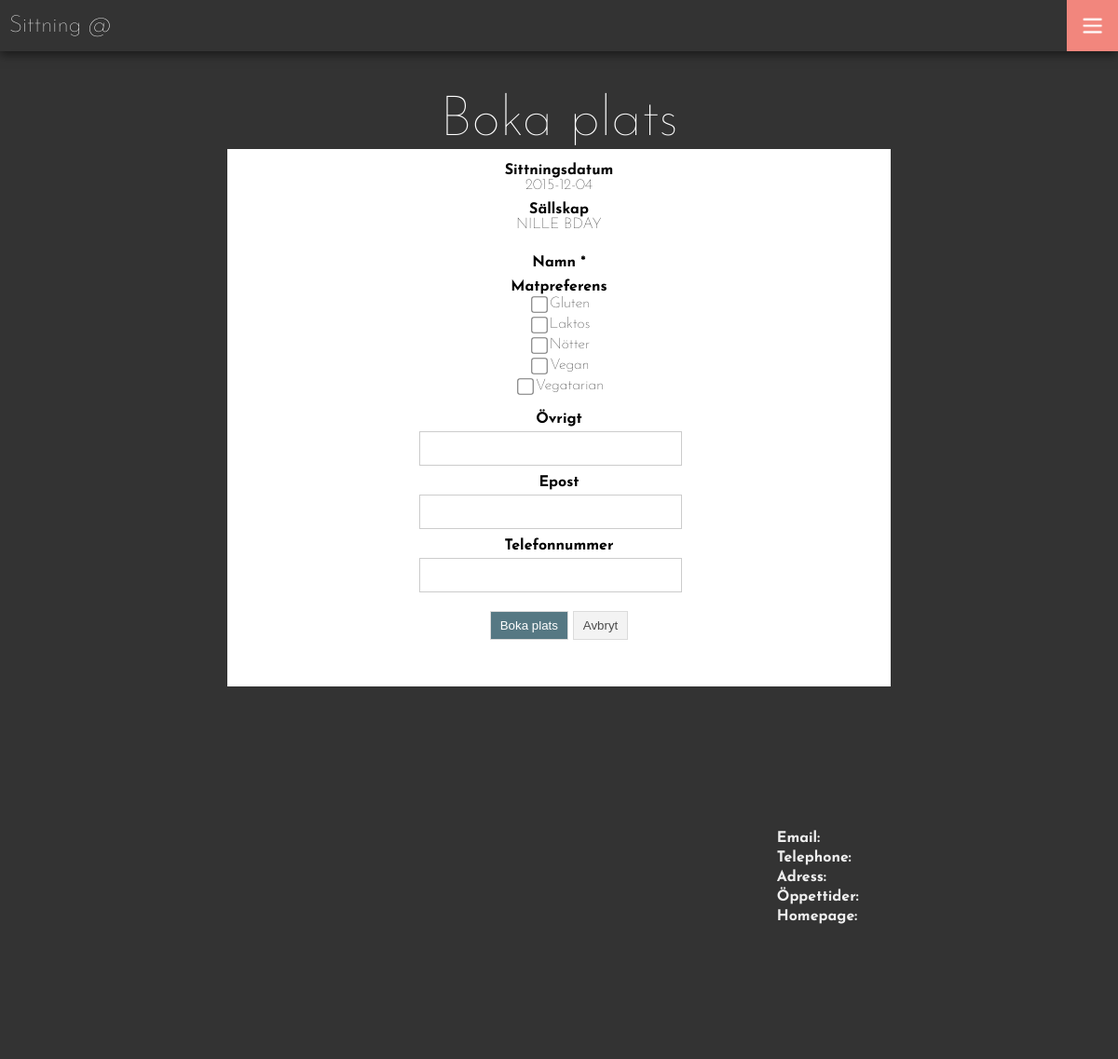
/partybooking.php?partyId=1, run on the app's committed database.
### tables this page shows
create table sitting (
	id 				    integer auto_increment,
	sittDate		   	date not null,
	appetiser   		varchar(50),
	main       			varchar(50),
	desert	    		varchar(50),
	active				tinyint(1) DEFAULT 1,
	resName				varchar(30),
	primary key(id),
	foreign key(resName) references restaurant(name) ON UPDATE CASCADE
);

create table party (
	id  			integer auto_increment,
	name    		varchar(30),
	partyType		varchar(20),
	sittId			integer NOT NULL,
	interest    	integer,
	message     	text,
	urlkey			varchar(10) NOT NULL,
	active			tinyint(1) DEFAULT 1,
	primary key(id),
	foreign key(partyType) references partytype(partyType) ON UPDATE CASCADE,
	foreign key(sittId) references sitting(id)
);

create table foodpref (
	foodPref		varchar(20),
	primary key(foodPref)
);

### database/dbHandler.php (called while the page is built, shortened)
<?php
	require_once 'database.php';
	require_once 'dataConverter.php';
	class DatabaseHandler extends DataConverter {
		private $db;
		public function __construct() {
			$this->db = new Database(DB_SERVER, DB_USERNAME, DB_PASSWORD, DB_DATABASE);
		}
		public function connect(){
			$this->db->openConnection();
		}
		public function disconnect(){
			$this->db->closeConnection();
		}
		public function getallfoodpref() {
			$sql = "select * from foodpref";
			$result = $this->db->executequery($sql, array());
			return $result;
		}
		public function getSitting($sittId) {
			$sql = "SELECT * FROM sitting WHERE id=?";
			$result = $this->db->executeQuery($sql, array($sittId));
			return $this->createSittingObject($result[0]);
		}
		public function getParty($partyId) {
			$sql = "SELECT * FROM party WHERE id=? and active=1";
			$result = $this->db->executeQuery($sql, array($partyId));
			return $this->createPartyObject($result[0]);
		}
	}
?>

### database/database.php (called while the page is built, shortened)
<?php
class Database {
  private $host;
  private $userName;
  private $password;
  private $database;
  private $conn;
  public function __construct($host, $userName, $password, $database) {
    $this->host = $host;
    $this->userName = $userName;
    $this->password = $password;
    $this->database = $database;
  }
  public function openConnection() {
    try {
      $this->conn = new PDO("mysql:host=$this->host;dbname=$this->database",
        $this->userName,  $this->password,
        array(PDO::MYSQL_ATTR_INIT_COMMAND => "SET NAMES utf8"));
      $this->conn->setAttribute(PDO::ATTR_ERRMODE, PDO::ERRMODE_EXCEPTION);
    } catch (PDOException $e) {
      $error = "Connection error: " . $e->getMessage();
      print $error . "<p>";
      unset($this->conn);
      return false;
    }
    return true;
  }
  public function closeConnection() {
    $this->conn = null;
  }
  public function isConnected() {
    return isset($this->conn);
  }
  public function executeQuery($query, $param = null) {
    try {
      $stmt = $this->conn->prepare($query);
      $stmt->execute($param);
      $result = $stmt->fetchAll();
    } catch (PDOException $e) {
      $error = "*** Internal error: " . $e->getMessage() . "<p>" . $query;
      die($error);
    }
    return $result;
  }
}
?>

### database/dataConverter.php (called while the page is built, shortened)
<?php
class DataConverter{
	 function createSittingObject($arr){
		$s = (object)[
			'id' => $arr[0],
			'date' => $arr[1],
			'appetiser' => $arr[2],
			'main' => $arr[3],
			'desert' => $arr[4],
			'prelDay' => $arr[5],
			'payDay' => $arr[6]
		];
		return $s;
	}
	 function createPartyObject($arr){
		return (object) [
			'id' => $arr[0],
			'name' => $arr[1],
			'type' => $arr[2],
			'sittId' => $arr[3],
			'interest' => $arr[4],
			'message' => $arr[5],
			'key' => $arr[6],
			'interestOnly' => ($arr[5] == 0 && $arr[6] == 0)
		];
	}
}
?>

### link.php (called while the page is built, shortened)
<?php
    $nation = $_GET['nation'];
	if($_SERVER['HTTP_HOST'] == "www.lundasittning.se"){
    	$siteURL = "http://$_SERVER[SERVER_NAME]";
    	$nationURL = "http://$_SERVER[SERVER_NAME]/$nation";
	} else {
	    $nationURL = "http://$_SERVER[SERVER_NAME]:8000/sittning/$nation";
	}
?>

### partybooking.php (the view, shortened to what this page needs)
<?php
	require_once 'header.php';
 	$dbHandler = new DatabaseHandler();
	$guestMode = $_GET['guestMode'];
	$party = $dbHandler->getParty($_GET['partyId']);
	if($guestMode == 1){
	} else {
        $email = $user[3];
        $phone = $user[4];
        $other = $user[5];
    }
    $foodPref = $dbHandler->getAllFoodpref();
	$sittId = $party->sittId;
	$sitting = $dbHandler->getSitting($sittId);
 ?>
<div class="content">
	<div class="title">Boka plats</div>
	<div class="booking-content">
        <h4>Sittningsdatum</h4>
        <span><?php echo $sitting->date; ?></span>
        <h4>Sällskap</h4>
        <span><?php echo $party->name; ?></span>
		<form class="myForm" action="<?php echo $nationURL; ?>/scripts.php" method="POST">
			<h4>Namn * </h4>
			<h4>Matpreferens</h4>
			<?php
				foreach ($foodPref as $key => $fp) {
					$checked = '';
					echo '<input type="checkbox" name="foodpref[]" value="' . $fp[0] . '" ' . $checked . ' >' . $fp[0] . '<br />';
				}
			?>
			<br />
			<h4>Övrigt</h4>
			<span><input type="text" name="other" value="<?php echo $other; ?>"></span>
            <?php if($guestMode != 1) : ?>
                <h4>Epost</h4>
                <span><input type="text" name="email" value="<?php echo $email; ?>"></span>
                <h4>Telefonnummer</h4>
                <span><input type="text" name="phone" value="<?php echo $phone; ?>"></span>
            <?php endif; ?>
			<input class="primary" type="submit" value="Boka plats" name="bookSpot" />
			<button class="formcancel" onclick="window.history.back();">Avbryt</button>
		</form>
	</div>
</div>
<?php include 'footer.php'; ?>

### css/main.css (style rules this page uses)
.myForm { margin: 25px auto; width: 90%; max-width: 300px; }
input[type=submit], .formcancel { display: block; text-align: center; opacity: 0.7; -webkit-transition: all 0.3s ease-in-out; -moz-transition: all 0.3s ease-in-out; -o-transition: all 0.3s ease-in-out; transition: all 0.3s ease-in-out; border: 1px solid white; cursor: pointer; display: inline-block; margin: 10px 0; padding: 7px 10px; border: 1px solid #ccc; }
input[type=checkbox] { width: 16px; height: 16px; vertical-align: middle; transform: scale(1.1); cursor: pointer; }
input[type=email], input[type=password], input[type=text], input[type=tel], input[type=number], textarea { display: block; outline: none; -webkit-transition: all 0.3s ease-in-out; -moz-transition: all 0.3s ease-in-out; -o-transition: all 0.3s ease-in-out; transition: all 0.3s ease-in-out; border: 1px solid #ccc; margin: 5px 0px; padding: 10px 5%; width: 90%; max-width: 250px; }
body { margin: 0; padding: 0; font-family: 'Josefin Sans', sans-serif; font-weight: 100; background-color: #333; background-size: cover; background-position: 50% 50%; background-repeat: no-repeat; background-attachment: fixed; min-height: 100vw; min-height: 100vh; }
body .content { margin-top: 100px; max-width: 712px; width: 90%; margin-left: auto; margin-right: auto; padding-bottom: 50px; min-height: 400px; }
body .content .title, body .content h2 { width: 90%; margin: 0 auto; text-align: center; font-size: 60px; color: white; font-weight: 100; }
body .content .primary { background-color: #104050; color: white; }
body .booking-content { position: relative; display: block; background-color: white; width: 100%; min-height: 200px; padding: 15px 25px; box-sizing: border-box; display: table; text-align: center; }
body .booking-content h4 { margin: 0; }
body .booking-content span { display: block; margin-bottom: 10px; }

### data on the page
sitting: sittDate "2015-12-04"
party: name "NILLE BDAY"
foodpref: foodPref "Gluten"
foodpref: foodPref "Laktos"
foodpref: foodPref "Nötter"
foodpref: foodPref "Vegan"
foodpref: foodPref "Vegatarian"
